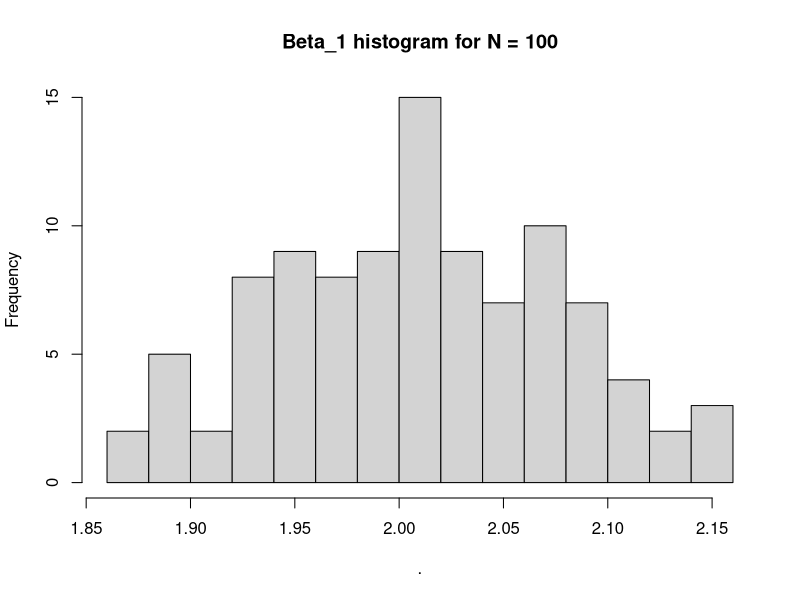
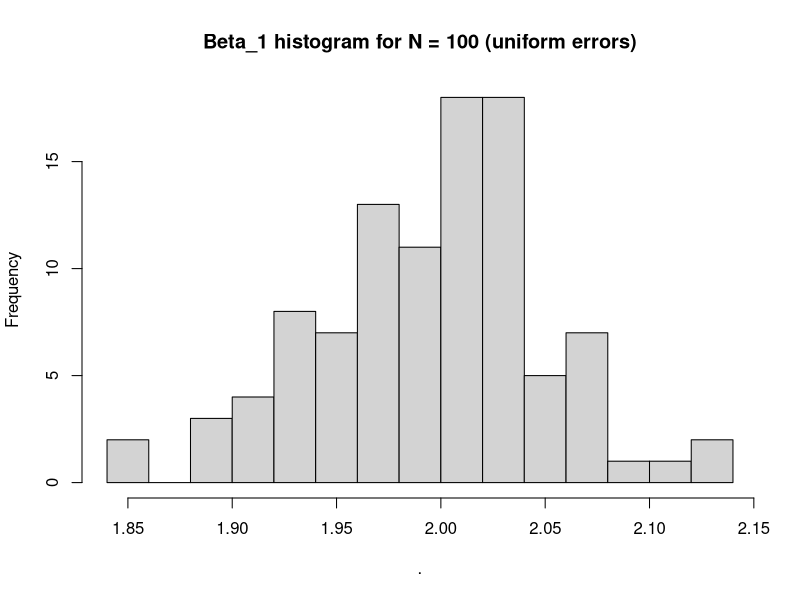
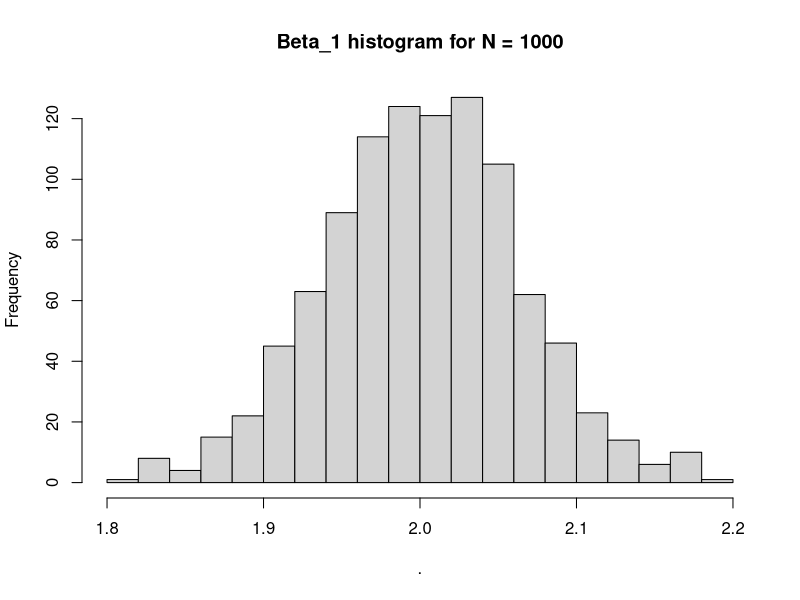
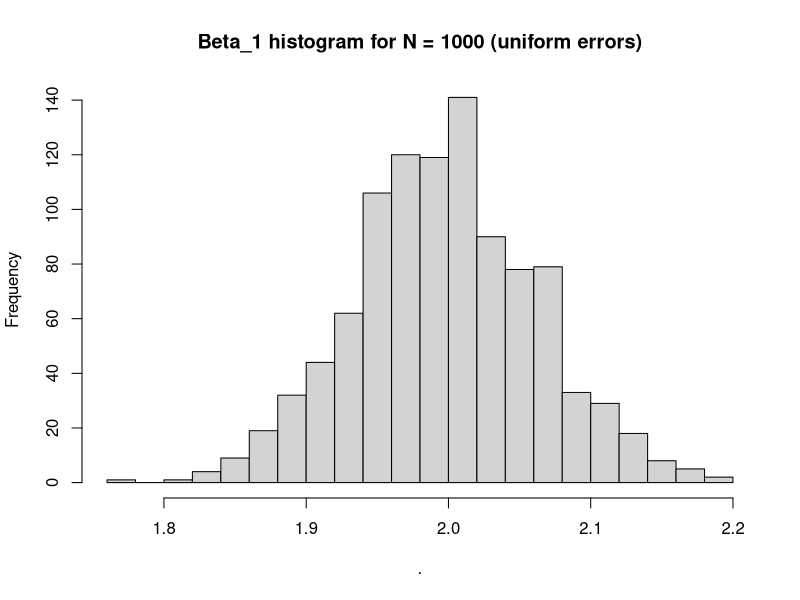

Write the R code that produced these figures, in order.
## ---- chunk 1
library(tidyverse)
library(broom)
## ---- chunk 2
# Reproduce
set.seed(202102)

# Set some default values
n_obs <- 1e3
beta <- 1:3
x1_var <- 0.5
x2_var <- 1.5
e_var <- 2

# Assume centered means for simplicity
generate_sample <- function(n_obs, beta, x1_var, x2_var, e_var, e_type){
  x1 <- rnorm(n_obs, sd = sqrt(x1_var))
  x2 <- rnorm(n_obs, sd = sqrt(x2_var))
  if (e_type == "normal") {e  <- rnorm(n_obs, 
                                       sd = sqrt(e_var))} 
  if (e_type == "uniform") {e  <- runif(n_obs, 
                                        min = -sqrt(e_var*12)/2, 
                                        max =  sqrt(e_var*12)/2)} 
    y <- beta[1] + beta[2]*x1 + beta[3]*x2 + e
  sample <- tibble(y, x1, x2)
  return(sample) 
}
## ---- chunk 3
sample <- generate_sample(n_obs, beta, x1_var, x2_var, e_var, e_type = "normal") # test
## ---- chunk 4
sim_n_samples <- function(reps = 1e3, e_type){
 samples <- replicate(reps, 
              generate_sample(n_obs, beta, x1_var, x2_var, e_var, e_type),
              simplify = FALSE)
 return(samples)
}
## ---- chunk 5
hundred_samples <- sim_n_samples(100, e_type = "normal")
hundred_samples_unif <- sim_n_samples(100, e_type = "uniform")

thousand_samples <- sim_n_samples(e_type = "normal")
thousand_samples_unif  <- sim_n_samples(e_type = "uniform")
## ---- chunk 6
reg_out <- function(sample, a = rep(0,3)) {
  est <- lm(y ~ x1 + x2, data = sample)
  est_out <- tidy(est) %>% 
    mutate(custom_t = (est$coefficients - a) / sqrt(diag(vcov(est))),
           r2 = summary(est)$r.squared,
           mse = mean(est$residuals^2))
  return(est_out)
  # split(est_out, est_out$term) // for next time
}
## ---- chunk 7
reg_out(thousand_samples[[1]], 0:2) # test
## ---- chunk 8
get_beta <- function(x){
  tmp <- reg_out(x) %>% 
    pull(estimate) %>% 
    nth(2) # beta1
}
  
sapply(hundred_samples, get_beta) %>% 
  hist(main = "Beta_1 histogram for N = 100", breaks = 20)

sapply(hundred_samples_unif, get_beta) %>% 
  hist(main = "Beta_1 histogram for N = 100 (uniform errors)", breaks = 20)

sapply(thousand_samples, get_beta) %>% 
  hist(main = "Beta_1 histogram for N = 1000", breaks = 20)

sapply(thousand_samples_unif, get_beta) %>% 
  hist(main = "Beta_1 histogram for N = 1000 (uniform errors)", breaks = 20)
## ---- chunk 9
# n = 100
# Empirical 
empirical_norm <- sapply(hundred_samples, get_beta) %>% 
  tibble(beta_1 = .) %>% 
  summarize(
    parameter = "empirical (normal)",
    mean = mean(beta_1),
    sd = sd(beta_1),
    q05 = quantile(beta_1, probs = 0.05),
    q95 = quantile(beta_1, probs = 0.95)
  )

empirical_unif <- sapply(hundred_samples_unif, get_beta) %>% 
  tibble(beta_1 = .) %>% 
  summarize(
    parameter = "empirical (uniform)",
    mean = mean(beta_1),
    sd = sd(beta_1),
    q05 = quantile(beta_1, probs = 0.05),
    q95 = quantile(beta_1, probs = 0.95)
  )


# Theoretical
theoretical <- tibble(
  parameter = "theoretical",
  mean = beta[2],
  sd = sqrt(e_var / 100 / x1_var),
  q05 = qnorm(0.05, mean = mean, sd = sd),
  q95 = qnorm(0.95, mean = mean, sd = sd)
)

bind_rows(empirical_norm, empirical_unif, theoretical)
## ---- chunk 10
# n = 1000
# Empirical 
empirical_norm <- sapply(thousand_samples, get_beta) %>% 
  tibble(beta_1 = .) %>% 
  summarize(
    parameter = "empirical (normal)",
    mean = mean(beta_1),
    sd = sd(beta_1),
    q05 = quantile(beta_1, probs = 0.05),
    q95 = quantile(beta_1, probs = 0.95)
  )

empirical_unif <- sapply(thousand_samples_unif, get_beta) %>% 
  tibble(beta_1 = .) %>% 
  summarize(
    parameter = "empirical (uniform)",
    mean = mean(beta_1),
    sd = sd(beta_1),
    q05 = quantile(beta_1, probs = 0.05),
    q95 = quantile(beta_1, probs = 0.95)
  )

# Theoretical
theoretical <- tibble(
  parameter = "theoretical",
  mean = beta[2],
  sd = sqrt(e_var / 1000 / x1_var),
  q05 = qnorm(0.05, mean = mean, sd = sd),
  q95 = qnorm(0.95, mean = mean, sd = sd)
)

bind_rows(empirical_norm, empirical_unif, theoretical)
